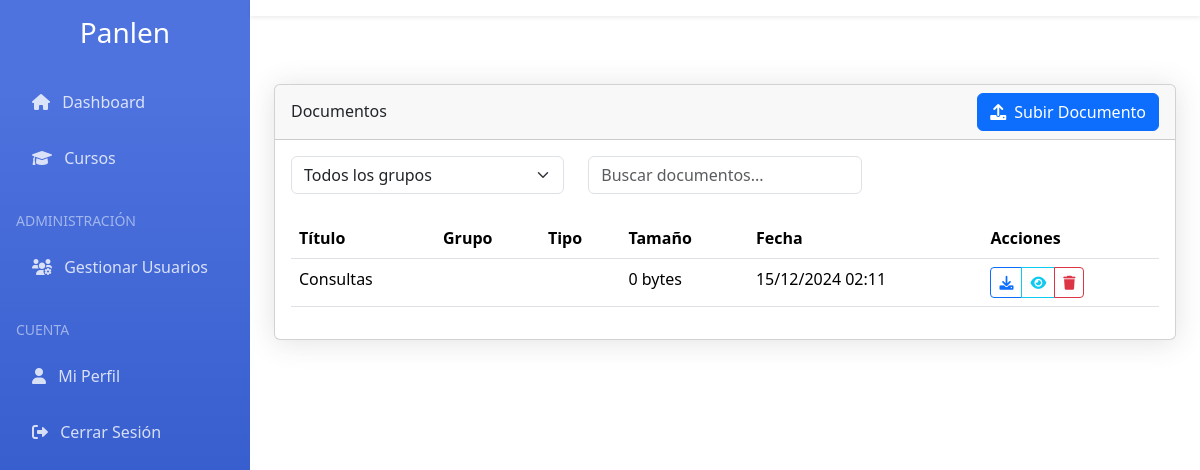
/documents/ (signed in), run on the app's committed database.
### moderator/models.py (models this page shows, shortened)
class Document(models.Model):
    title = models.CharField(max_length=255, verbose_name='Título')
    file = models.FileField(upload_to='documents/', verbose_name='Archivo')
    curso = models.ForeignKey(Curso, on_delete=models.CASCADE, related_name='moderator_documents')
    uploaded_by = models.ForeignKey(settings.AUTH_USER_MODEL, on_delete=models.CASCADE, related_name='moderator_uploaded_documents')
    content_text = models.TextField(null=True, blank=True, verbose_name='Contenido del texto')
    created_at = models.DateTimeField(auto_now_add=True)
    updated_at = models.DateTimeField(auto_now=True)
    class Meta:
        verbose_name = 'Documento'
        verbose_name_plural = 'Documentos'
        ordering = ['-created_at']

### frontend/views.py (the view)
# urls.py: path('documents/', views.documents_view, name='documents'),
@login_required
@user_passes_test(is_admin)
def documents_view(request):
    context = {
        'documents': Document.objects.select_related('curso').order_by('-created_at'),
        'cursos': Curso.objects.all()
    }
    return render(request, 'documents/documents.html', context)

### frontend/views.py (called while the page is built)
def is_admin(user):
    return user.is_superuser or user.user_type == 'admin'

### templates/documents/documents.html (shortened to what this page needs)
{% extends "base.html" %}
{% block content %}
<div class="row">
    <div class="col-12">
        <div class="card">
            <div class="card-header d-flex justify-content-between align-items-center">
                <h6 class="mb-0">Documentos</h6>
                <button class="btn btn-primary" data-bs-toggle="modal" data-bs-target="#uploadModal">
                    <i class="fas fa-upload me-2"></i>Subir Documento
                </button>
            </div>
            <div class="card-body">
                <div class="row mb-4">
                    <div class="col-md-4">
                        <select class="form-select" id="groupFilter">
                            <option value="">Todos los grupos</option>
                        </select>
                    </div>
                    <div class="col-md-4">
                        <input type="text" class="form-control" id="searchInput" placeholder="Buscar documentos...">
                    </div>
                </div>
                <div class="table-responsive">
                    <table class="table table-hover">
                        <thead>
                            <tr>
                                <th>Título</th>
                                <th>Grupo</th>
                                <th>Tipo</th>
                                <th>Tamaño</th>
                                <th>Fecha</th>
                                <th>Acciones</th>
                            </tr>
                        </thead>
                        <tbody>
                            {% for doc in documents %}
                            <tr>
                                <td>{{ doc.title }}</td>
                                <td>{{ doc.group.name }}</td>
                                <td>{{ doc.file_type }}</td>
                                <td>{{ doc.file_size|filesizeformat }}</td>
                                <td>{{ doc.created_at|date:"d/m/Y H:i" }}</td>
                                <td>
                                    <div class="btn-group">
                                        <a href="{{ doc.file.url }}" class="btn btn-sm btn-outline-primary" target="_blank">
                                            <i class="fas fa-download"></i>
                                        </a>
                                        <button class="btn btn-sm btn-outline-info" onclick="viewSummary('{{ doc.id }}')">
                                            <i class="fas fa-eye"></i>
                                        </button>
                                        {% if user.user_type == 'admin' or user in doc.group.moderators.all %}
                                        <button class="btn btn-sm btn-outline-danger" onclick="deleteDocument('{{ doc.id }}')">
                                            <i class="fas fa-trash"></i>
                                        </button>
                                        {% endif %}
                                    </div>
                                </td>
                            </tr>
                            {% empty %}
                            <tr>
                                <td colspan="6" class="text-center">No hay documentos disponibles</td>
                            </tr>
                            {% endfor %}
                        </tbody>
                    </table>
                </div>
            </div>
        </div>
    </div>
</div>
{% endblock %}

### templates/base.html (style rules this page uses)
:root { --primary-color: #4e73df; --secondary-color: #858796; --sidebar-width: 250px; }
.card { box-shadow: 0 .15rem 1.75rem 0 rgba(58,59,69,.15); }

### data on the page
Document: title "Consultas", file_size|filesizeformat "0 bytes", created_at "15/12/2024 02:11"
